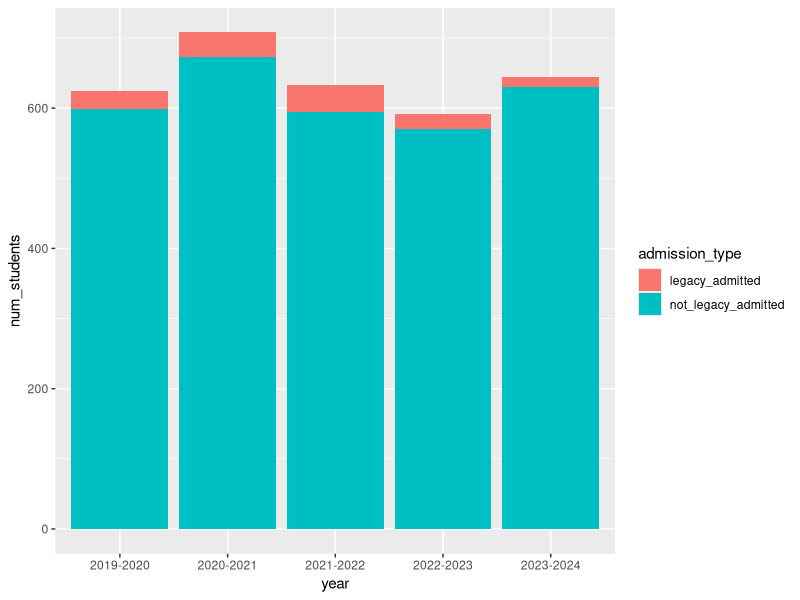
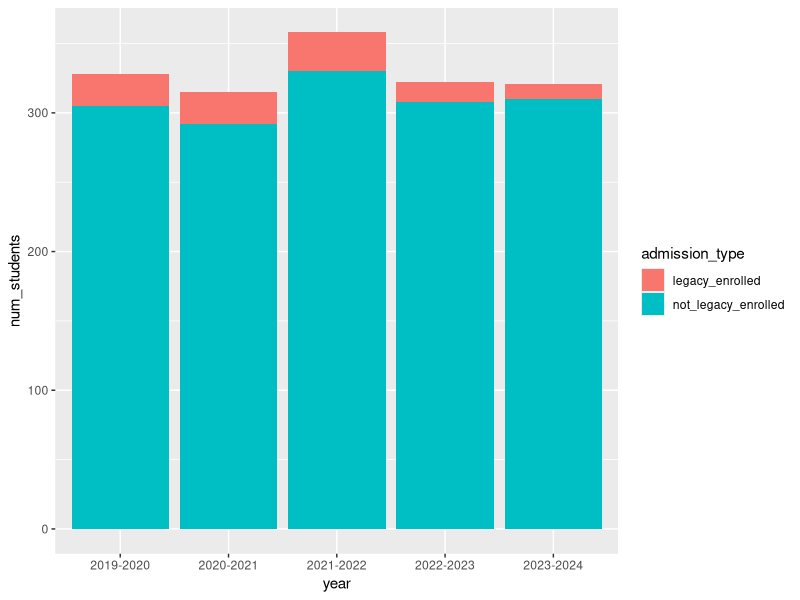

Write the R code that produced these figures, in order.
## ---- chunk 1
knitr::opts_chunk$set(echo = TRUE)
## ---- chunk 2
library(tidyverse)
## ---- chunk 3
cmc_legacy_data <- read_csv("2019-24_cmc_legacy_data.csv")
## ---- chunk 4
admitted <- cmc_legacy_data %>%
  select(year, school, legacy_admitted, not_legacy_admitted)

cmc_admitted_long <- admitted %>%
  pivot_longer(cols = c(legacy_admitted, not_legacy_admitted), names_to = 'admission_type',
               values_to = c('num_students'))
view(cmc_admitted_long)
## ---- chunk 5
cmc_admitted_chart <- cmc_admitted_long %>%
  ggplot(aes(fill= admission_type, x=year, y= num_students)) +
  geom_bar(stat='identity', position='stack')

cmc_admitted_chart
## ---- chunk 6
view(cmc_legacy_data)
enrolled <- cmc_legacy_data %>%
  select(year, school, legacy_enrolled, not_legacy_enrolled)

cmc_enrolled_long <- enrolled %>%
  pivot_longer(cols = c(legacy_enrolled, not_legacy_enrolled), names_to = 'admission_type', values_to = c('num_students'))

view(cmc_enrolled_long)
## ---- chunk 7
cmc_enrolled_chart <- cmc_enrolled_long %>%
  ggplot(aes(fill= admission_type, x=year, y= num_students)) +
  geom_bar(stat='identity', position='stack')

cmc_enrolled_chart
